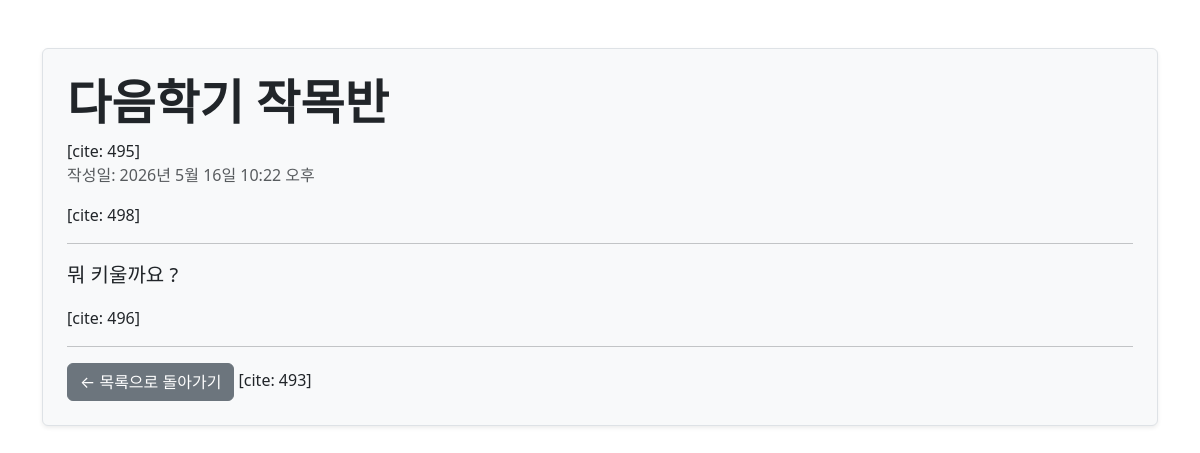
/blog/5/, run on the app's committed database.
### todo/models.py (models this page shows, shortened)
class Post(models.Model):
    title = models.CharField(max_length=30)
    content = models.TextField()
    created_at = models.DateTimeField(auto_now_add=True)
    updated_at = models.DateTimeField(auto_now=True)

### todo/views.py (the view)
# urls.py: path('<int:pk>/', views.single_post_page),
def single_post_page(request, pk):
    post = Post.objects.get(pk=pk)  # 클릭한 게시글 1개 땡겨오기 [cite: 467]
    return render(request, 'todo/post_detail.html', {'post': post})

### todo/templates/todo/post_detail.html (shortened to what this page needs)
<!DOCTYPE html>
<html lang="ko">
<head>
    <link rel="stylesheet" href="https://cdn.jsdelivr.net/npm/bootstrap@5.3.0/dist/css/bootstrap.min.css">
</head>
<body class="container mt-5">
    <div class="border p-4 rounded bg-light shadow-sm">
        <h1 class="display-5 fw-bold">{{ post.title }}</h1> [cite: 495]
        <p class="text-muted">작성일: {{ post.created_at }}</p> [cite: 498]
        <hr>
        <p class="lead" style="white-space: pre-line;">{{ post.content }}</p> [cite: 496]
        <hr>
        <a href="/blog/" class="btn btn-secondary">← 목록으로 돌아가기</a> [cite: 493]
    </div>
</body>
</html>

### data on the page
Post: title "다음학기 작목반", created_at "2026년 5월 16일 10:22 오후", content "뭐 키울까요 ?"
